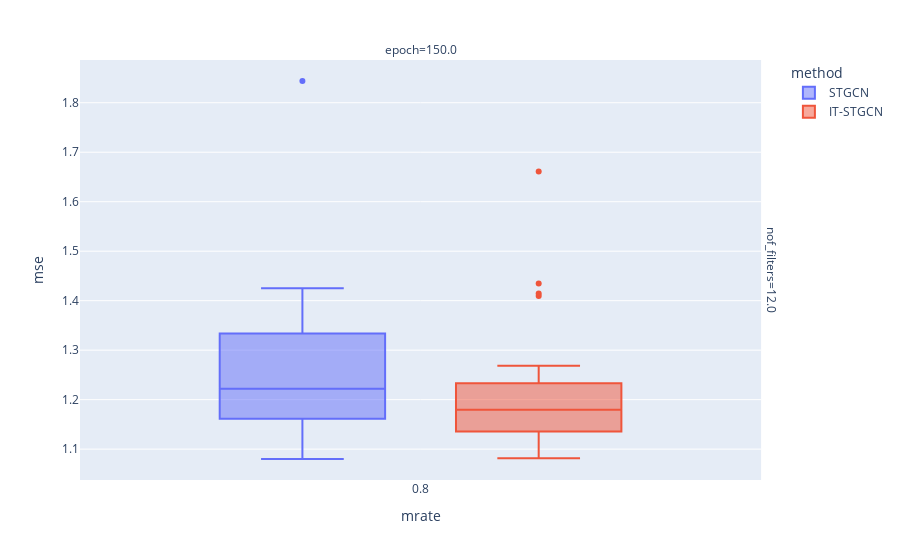

The notebook cell saved with this chart:
### Code cell
data.query("mrate==0.8 and inter_method=='linear' and nof_filters==12 and epoch==150 and lags==2").plot.box(backend='plotly',x='mrate',color='method',y='mse',facet_col='epoch',facet_row='nof_filters',height=400)

### Figure 1 — Plotly figure (JSON) as saved in the notebook; plotly's stock layout.template omitted (floating-point values rounded to 4 significant figures)
{"data": [{"alignmentgroup": "True", "hovertemplate": "method=STGCN<br>nof_filters=12.0<br>epoch=150.0<br>mrate=%{x}<br>mse=%{y}<extra></extra>", "legendgroup": "STGCN", "marker": {"color": "#636efa"}, "name": "STGCN", "notched": false, "offsetgroup": "STGCN", "orientation": "v", "showlegend": true, "type": "box", "x": [0.8, 0.8, 0.8, 0.8, 0.8, 0.8, 0.8, 0.8, 0.8, 0.8, 0.8, 0.8, 0.8, 0.8, 0.8, 0.8, 0.8, 0.8, 0.8, 0.8, 0.8, 0.8, 0.8, 0.8, 0.8, 0.8, 0.8, 0.8, 0.8, 0.8], "x0": " ", "xaxis": "x", "y": [1.233, 1.161, 1.16, 1.286, 1.08, 1.127, 1.106, 1.206, 1.174, 1.844, 1.18, 1.425, 1.212, 1.383, 1.104, 1.368, 1.087, 1.346, 1.237, 1.087, 1.163, 1.162, 1.333, 1.399, 1.274, 1.204, 1.351, 1.238, 1.265, 1.25], "y0": " ", "yaxis": "y"}, {"alignmentgroup": "True", "hovertemplate": "method=IT-STGCN<br>nof_filters=12.0<br>epoch=150.0<br>mrate=%{x}<br>mse=%{y}<extra></extra>", "legendgroup": "IT-STGCN", "marker": {"color": "#EF553B"}, "name": "IT-STGCN", "notched": false, "offsetgroup": "IT-STGCN", "orientation": "v", "showlegend": true, "type": "box", "x": [0.8, 0.8, 0.8, 0.8, 0.8, 0.8, 0.8, 0.8, 0.8, 0.8, 0.8, 0.8, 0.8, 0.8, 0.8, 0.8, 0.8, 0.8, 0.8, 0.8, 0.8, 0.8, 0.8, 0.8, 0.8, 0.8, 0.8, 0.8, 0.8, 0.8], "x0": " ", "xaxis": "x", "y": [1.109, 1.176, 1.269, 1.415, 1.661, 1.18, 1.206, 1.156, 1.092, 1.188, 1.214, 1.179, 1.129, 1.18, 1.233, 1.17, 1.25, 1.156, 1.109, 1.081, 1.136, 1.435, 1.136, 1.202, 1.129, 1.135, 1.21, 1.409, 1.267, 1.172], "y0": " ", "yaxis": "y"}], "layout": {"annotations": [{"font": {}, "showarrow": false, "text": "epoch=150.0", "x": 0.49, "xanchor": "center", "xref": "paper", "y": 1, "yanchor": "bottom", "yref": "paper"}, {"font": {}, "showarrow": false, "text": "nof_filters=12.0", "textangle": 90, "x": 0.98, "xanchor": "left", "xref": "paper", "y": 0.5, "yanchor": "middle", "yref": "paper"}], "autosize": true, "boxmode": "group", "legend": {"title": {"text": "method"}, "tracegroupgap": 0}, "margin": {"t": 60}, "xaxis": {"anchor": "y", "autorange": true, "domain": [0, 0.98], "range": [0.2975, 1.303], "title": {"text": "mrate"}, "type": "linear"}, "yaxis": {"anchor": "x", "autorange": true, "domain": [0, 1], "range": [1.038, 1.886], "title": {"text": "mse"}, "type": "linear"}}}
